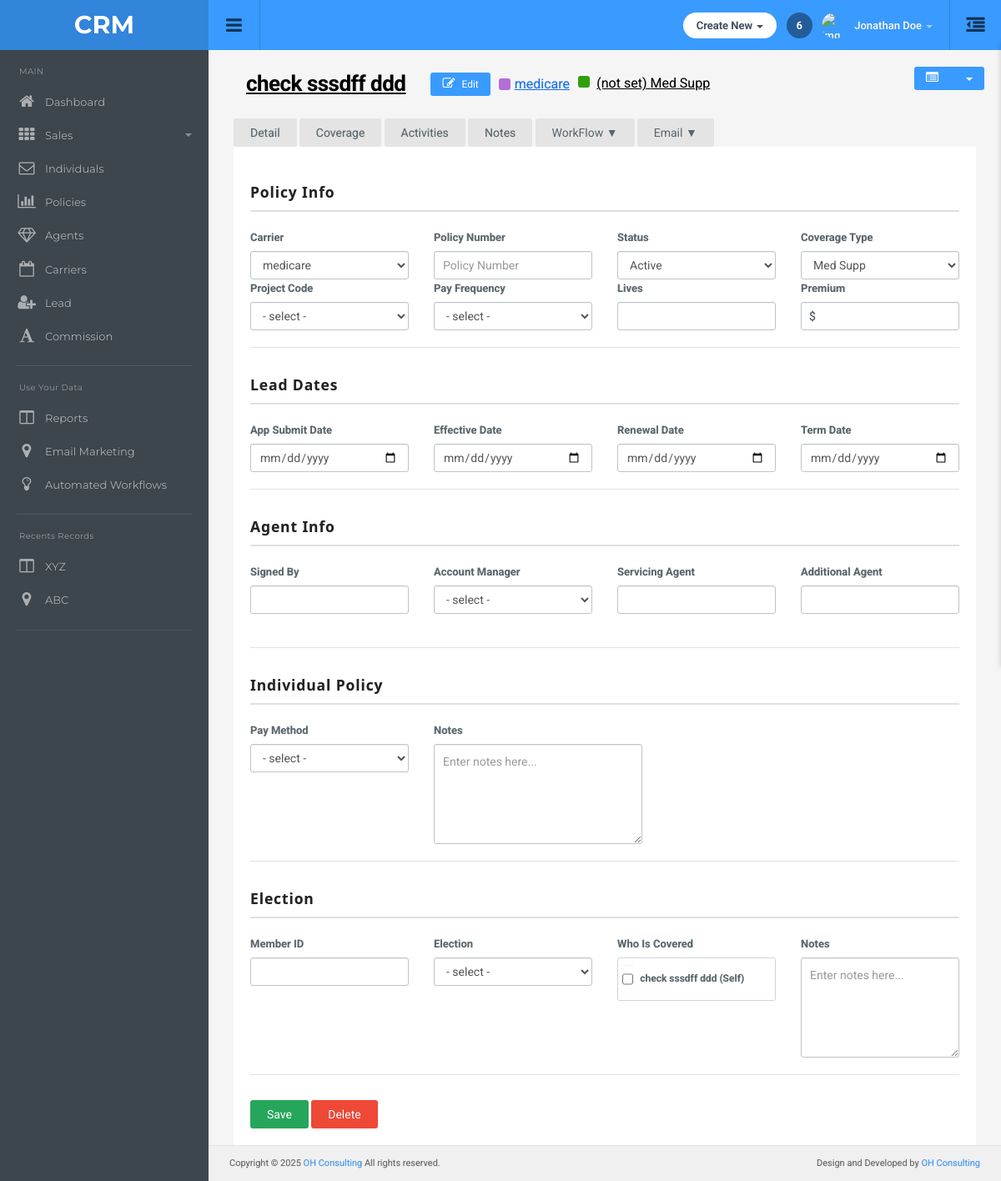
/policy/detail/13/, run on the app's committed database.
### main/models.py (models this page shows, shortened)
class Policy(models.Model):
    individual = models.ForeignKey(Individuals, on_delete=models.CASCADE, related_name='policy_individual')
    carrier = models.ForeignKey(Carrier, on_delete=models.CASCADE, related_name='policy_carrier')
    policy_number = models.CharField(max_length=100,null=True , blank=True)
    status = models.CharField(max_length=100)
    coverage_type = models.CharField(max_length=100)
    effective_date = models.DateField(null=True,blank=True)
    agent =  models.ForeignKey(Agent,on_delete=models.SET_NULL,null=True,blank=True,related_name="policy_agent")

class Individuals(models.Model):
    first_name = models.CharField(max_length=100)
    middle_name = models.CharField(max_length=100,null=True,blank=True)
    last_name = models.CharField(max_length=100)
    individual_type = models.CharField(max_length=100,null=True,blank=True)
    servicing_agent = models.ForeignKey(Agent,on_delete=models.CASCADE,null=True,blank=True)
    email = models.EmailField(null=True,blank=True)
    business_phone = models.CharField(max_length=10, blank=True, null=True)
    business_ext = models.CharField(max_length=10, blank=True, null=True)
    home_phone = models.CharField(max_length=10, blank=True, null=True)
    home_ext = models.CharField(max_length=10, blank=True, null=True)
    cell_phone = models.CharField(max_length=10, blank=True, null=True)
    cell_ext = models.CharField(max_length=10, blank=True, null=True)
    carrier = models.ForeignKey(Carrier,on_delete=models.SET_NULL,null=True,blank=True)

class Carrier(models.Model):
    name = models.CharField(max_length=100)
    class Meta:
        app_label = "main"

class PolicyDetails(models.Model):
    policy_name = models.ForeignKey(Policy, on_delete=models.CASCADE , related_name='policy_details')
    premium = models.CharField(max_length=20,null=True,blank=True)
    pay_frequency = models.CharField(max_length=100,null=True,blank=True)
    lives = models.CharField(max_length=20,null=True,blank=True)
    project_code = models.CharField(max_length=100,null=True,blank=True)
    app_submit_date = models.DateField(null=True,blank=True)
    renewal_date = models.DateField(null=True,blank=True)
    term_date = models.DateField(null=True,blank=True)
    signed_by =  models.ForeignKey(Agent,on_delete=models.SET_NULL,null=True,blank=True,related_name="signed_by_agent")
    additional_agent =  models.ForeignKey(Agent,on_delete=models.SET_NULL,null=True,blank=True,related_name="policy_additional_agent")
    pay_method = models.CharField(max_length=100,null=True,blank=True)
    notes = models.TextField(null=True,blank=True)
    member_id = models.CharField(max_length=100,null=True,blank=True)
    election = models.CharField(max_length=100,null=True,blank=True)
    who_is_covered = models.BooleanField(default=False)
    election_notes = models.TextField(null=True,blank=True)

### main/views.py (the view, shortened to what this page needs)
# urls.py: path('policy/detail/<int:policy_id>/', views.policy_tab, name='policy_tab'),
def policy_tab(request, policy_id):
    policy = get_object_or_404(Policy, id=policy_id)
    carriers = Carrier.objects.all()
    policy_details, _ = PolicyDetails.objects.get_or_create(policy_name=policy)
    agents = Agent.objects.all()
    policy_activity = PolicyActivity.objects.filter(policy_name=policy)
    policy_notes = PolicyNotes.objects.filter(policy_name=policy)
    due_activities = PolicyActivity.objects.filter(policy_name=policy , due_date__isnull=False)
    pin_notess = PolicyNotes.objects.filter(policy_name=policy, pin_note=True)
    policy_coverage, _ = PolicyCoverage.objects.get_or_create(policy_name=policy)
    carrier_products = []
    if policy.carrier:
        carrier_products = CarrierProduct.objects.filter(carrier=policy.carrier)
    return render(request, 'policy/policytab.html', {
        'policy_id': policy_id,
        'policy': policy,
        'policy_details': policy_details,
        'carriers': carriers,
        'agents': agents,
        'policy_activity': policy_activity,
        'policy_notes': policy_notes,
        'policy_coverage':policy_coverage,
        'carrier_products': carrier_products,
        'due_activities': due_activities,
        'pin_notess': pin_notess,
    })

### templates/policy/policytab.html (shortened to what this page needs)
{% extends "dashboard/base.html" %}
{% load static %}
{% block main-content %}
<div class="action-buttons">
  <div class="btn-group summary-group position-relative">
    <button id="toggle-carrier-summary" class="btn btn-default btn-sm">
      <i class="fa fa-list-alt"></i>
    </button>
    <button class="btn btn-default btn-sm dropdown-toggle" data-toggle="dropdown">
      <span class="caret"></span>
    </button>
  </div>
</div>
<div class="main-content-wrapper">
    <div class="container-default">
        <div class="content-wrapper">
            <div class="search-agents-container">
                <div class="page-header-row clearfix" style="margin-bottom: 20px;">
                    <div style="float: left;">
                        <h1 class="page-title" style="margin: 0;"><a href="#"
                                class="clickable-name">{{policy.individual.first_name}} {{policy.individual.middle_name}}
                                {{policy.individual.last_name}}</a></h1>
                    </div>
                    <div style="float: left; margin-left: 15px; display: flex; align-items: center; gap: 10px;">
                        <button type="button" class="btn btn-sm btn-default" data-toggle="modal" data-target="#editModal" data-policy-id="{{ policy.id }}"
                        data-individual-id="{{ policy.individual.id }}"
                        data-individual-name="{{ policy.individual.first_name }} {{ policy.individual.middle_name }} {{ policy.individual.last_name }}">
                            <i class="fa fa-edit"></i> Edit
                        </button>
                        <div class="wellcare-tag" style="margin: 0;">
                            <span class="wellcare-color"></span>
                            <a href="{% url 'carrier_detail' policy.carrier.id %}"
                                class="wellcare-link">{{policy.carrier.name}}</a>
                        </div>
                        <div class="PDP-tag" style="margin: 0;">
                            <span class="PDP-color"></span>
                            <span class="PDP-link">{{policy.policy_number|default:"(not set)"}}
                                {{policy.coverage_type}}</span>
                        </div>
                    </div>
                </div>
              <div class="nav-tabs-container d-flex flex-wrap">
<div class="btn-group nav-tab-btn-group me-3 mb-2">
    <a href="#detail-policy" class="btn btn-secondary nav-tab-btn" data-toggle="tab">Detail</a>
</div>
    <div class="btn-group nav-tab-btn-group me-3 mb-2">
        <a href="#Coverage-policy" class="btn btn-secondary nav-tab-btn" data-toggle="tab">Coverage</a>
    </div>
    <div class="btn-group nav-tab-btn-group me-3 mb-2">
        <a href="#Activities-policy" class="btn btn-secondary nav-tab-btn" data-toggle="tab">Activities</a>
    </div>
    <div class="btn-group nav-tab-btn-group me-3 mb-2">
        <a href="#Notes-policy" class="btn btn-secondary nav-tab-btn" data-toggle="tab">Notes</a>
    </div>
    <div class="btn-group nav-tab-btn-group me-3 mb-2">
        <button type="button" class="btn btn-secondary nav-tab-btn dropdown-toggle" data-toggle="dropdown"
            aria-haspopup="true" aria-expanded="false">
            WorkFlow ▼
        </button>
    </div>
    <div class="btn-group nav-tab-btn-group me-3 mb-2">
        <button type="button" class="btn btn-secondary nav-tab-btn dropdown-toggle" data-toggle="dropdown"
            aria-haspopup="true" aria-expanded="false">
            Email ▼
        </button>
    </div>
</div>
                <div class="tab-content">
                    <div class="tab-pane active" id="detail-policy">
                        {% include "policy/policydetails.html" %}
                    </div>
                </div>
            </div>
        </div>
    </div>
</div>
<link rel="stylesheet" href="https://code.jquery.com/ui/1.13.2/themes/base/jquery-ui.css">
{% endblock %}

### templates/policy/policydetails.html (shortened to what this page needs)
<form action="" method="post">
<div class="agent-info-container mt-4">
    <h1 class="section-title">Policy Info</h1>
    <div class="row">
        <div class="col-md-3">
            <label>Carrier</label>
            <select name="carrier" class="form-control">
                {% for carrier in carriers %}
                    <option value="{{ carrier.id }}" {% if policy.carrier.id == carrier.id %}selected{% endif %}>
                        {{ carrier.name }}
                    </option>
                {% endfor %}
            </select>
        </div>
        <div class="col-md-3">
            <label>Policy Number</label>
            <input type="text" class="form-control" name="policy_number" placeholder="Policy Number" value="{{policy.policy_number|default:""}}">
        </div>
        <div class="col-md-3">
            <label>Status</label>
            <select name="status" class="form-control">
                <option value="Active" {% if policy.status == "Active" %}selected{% endif %}>Active</option>
            </select>
        </div>
        <div class="col-md-3">
            <label>Coverage Type</label>
            <select class="form-control" name="coverage_type">
                <option value="Med Supp" {% if policy.coverage_type == "Med Supp" %}selected{% endif %}>Med Supp</option>
            </select>
        </div>
        <div class="col-md-3">
            <label>Project Code</label>
            <select class="form-control" name="project_code">
                <option value="">- select -</option>
            </select>
        </div>
        <div class="col-md-3">
            <label>Pay Frequency</label>
            <select class="form-control" name="pay_frequency">
                <option value="">- select -</option>
            </select>
        </div>
        <div class="col-md-3">
            <label>Lives</label>
            <input type="text" class="form-control" name="lives" value="{{policy_details.lives|default:""}}">
        </div>
        <div class="col-md-3">
            <label>Premium</label>
            <div class="dollar-input-wrapper">
                <input type="text" class="form-control dollar-input" name="premium" value="{{policy_details.premium|default:""}}">
            </div>
        </div>
    </div>
</div>
<div class="agent-info-container mt-4">
    <h1 class="section-title">Lead Dates</h1>
    <div class="row">
        <div class="col-md-3">
            <label>App Submit Date</label>
            <input type="date" class="form-control" name="app_submit_date" value="{{ policy_details.app_submit_date|date:'Y-m-d'|default:""  }}">
        </div>
        <div class="col-md-3">
            <label>Effective Date</label>
            <input type="date" class="form-control" name="effective_date" value="{{policy.effective_date|date:'Y-m-d'|default:"" }}">
        </div>
        <div class="col-md-3">
            <label>Renewal Date</label>
            <input type="date" class="form-control" name="renewal_date" value="{{policy_details.renewal_date|date:'Y-m-d'|default:"" }}">
        </div>
        <div class="col-md-3">
            <label>Term Date</label>
            <input type="date" class="form-control" name="term_date" value="{{policy_details.term_date|date:'Y-m-d'|default:"" }}">
        </div>
    </div>
</div>
<div class="agent-info-container mt-4">
    <h1 class="section-title">Agent Info</h1>
    <div class="row">
         <div class="col-md-3">
            <label>Signed By</label>
            <input type="text" class="form-control agent-autocomplete" id="signed_by" autocomplete="off" value="{{policy_details.signed_by.first_name}} {{policy_details.signed_by.last_name}}">
        </div>
        <div class="col-md-3">
            <label>Account Manager</label>
            <select class="form-control">
                <option>- select -</option>
            </select>
        </div>
       <div class="col-md-3">
            <label>Servicing Agent</label>
            <input type="text" class="form-control agent-autocomplete" id="affiliates_agent"
                autocomplete="off" value="{{policy.agent.first_name}} {{policy.agent.last_name}}">
        </div>
        <div class="col-md-3">
            <label>Additional Agent</label><input type="text" class="form-control agent-autocomplete" id="additional_agents" autocomplete="off" value="{{policy_details.additional_agent.first_name}} {{policy_details.additional_agent.last_name}}">
        </div>
    </div>
</div>
<div class="agent-info-container mt-4">
    <h1 class="section-title">Individual Policy</h1>
    <div class="row">
        <div class="col-md-3">
            <label>Pay Method</label>
            <select class="form-control" name="pay_method">
                <option value="">- select -</option>
            </select>
        </div>
        <div class="col-md-3">
            <label>Notes</label>
            <textarea class="form-control"
                      style="min-height: 120px; padding: 10px; resize: vertical; width: 250px;"
                      placeholder="Enter notes here..." name="notes">{{policy_details.notes|default:''}}</textarea>
        </div>
    </div>
</div>
<div class="agent-info-container mt-4">
    <h1 class="section-title">Election</h1>
    <div class="row">
        <div class="col-md-3">
            <label>Member ID</label>
            <input type="number" class="form-control" name="member_id" value="{{policy_details.member_id|default:''}}">
        </div>
        <div class="col-md-3">
            <label>Election</label>
            <select class="form-control" name="election">
                <option value="">- select -</option>
            </select>
        </div>
        <div class="col-md-3">
            <label>Who Is Covered</label>
            <div class="checkbox-container" style="max-height: 120px; overflow-y: auto;">
                <div class="checkbox-item">
                    <input type="checkbox" name="who_is_covered" id="covered_self"
                        {% if policy_details.who_is_covered %}checked{% endif %}>
                    <label for="covered_self">{{ policy.individual.first_name }} {{ policy.individual.middle_name }} {{ policy.individual.last_name }} (Self)</label>
                </div>
            </div>
        </div>
        <div class="col-md-3">
            <label>Notes</label>
            <textarea class="form-control" name="election_notes"
                      style="min-height: 120px; padding: 10px; resize: vertical;"
                      placeholder="Enter notes here...">{{policy_details.election_notes|default:''}}</textarea>
        </div>
    </div>
</div>
<div class="d-flex justify-content-end mt-4">
    <button class="btn btn-success me-2" type="submit">Save</button>
    <a href="{% url 'delete_policy' policy.id %}"
        class="btn btn-danger"
        onclick="return confirm('Are you sure you want to delete this policy? This action cannot be undone.');">
        Delete
    </a>
</div>
</form>
<link rel="stylesheet" href="https://code.jquery.com/ui/1.13.2/themes/base/jquery-ui.css">

### data on the page
Policy: individual.first_name "check", individual.middle_name "sssdff", individual.last_name "ddd", carrier.name "medicare", policy_number "(not set)", coverage_type "Med Supp", carrier "medicare", status "Active"
